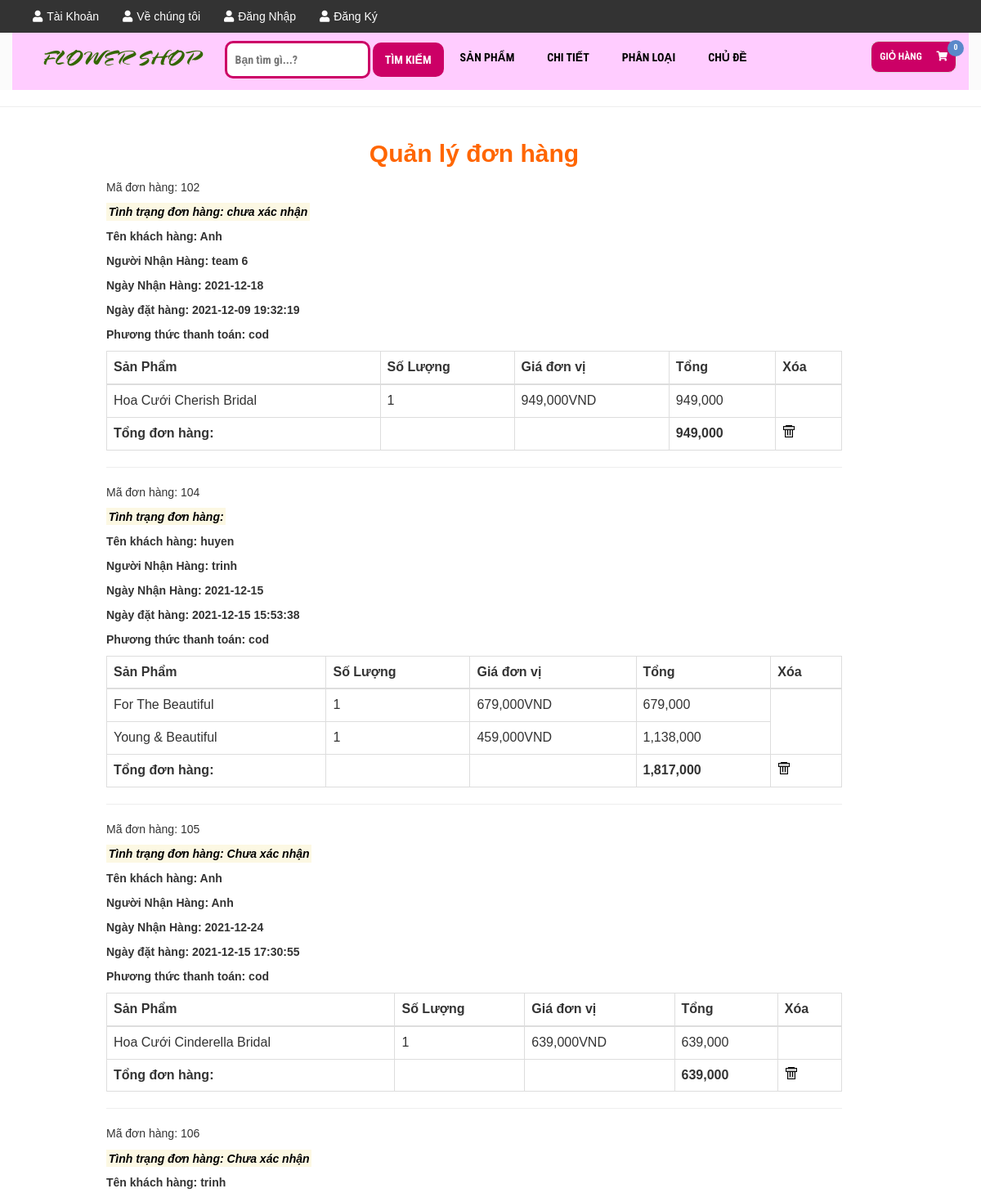
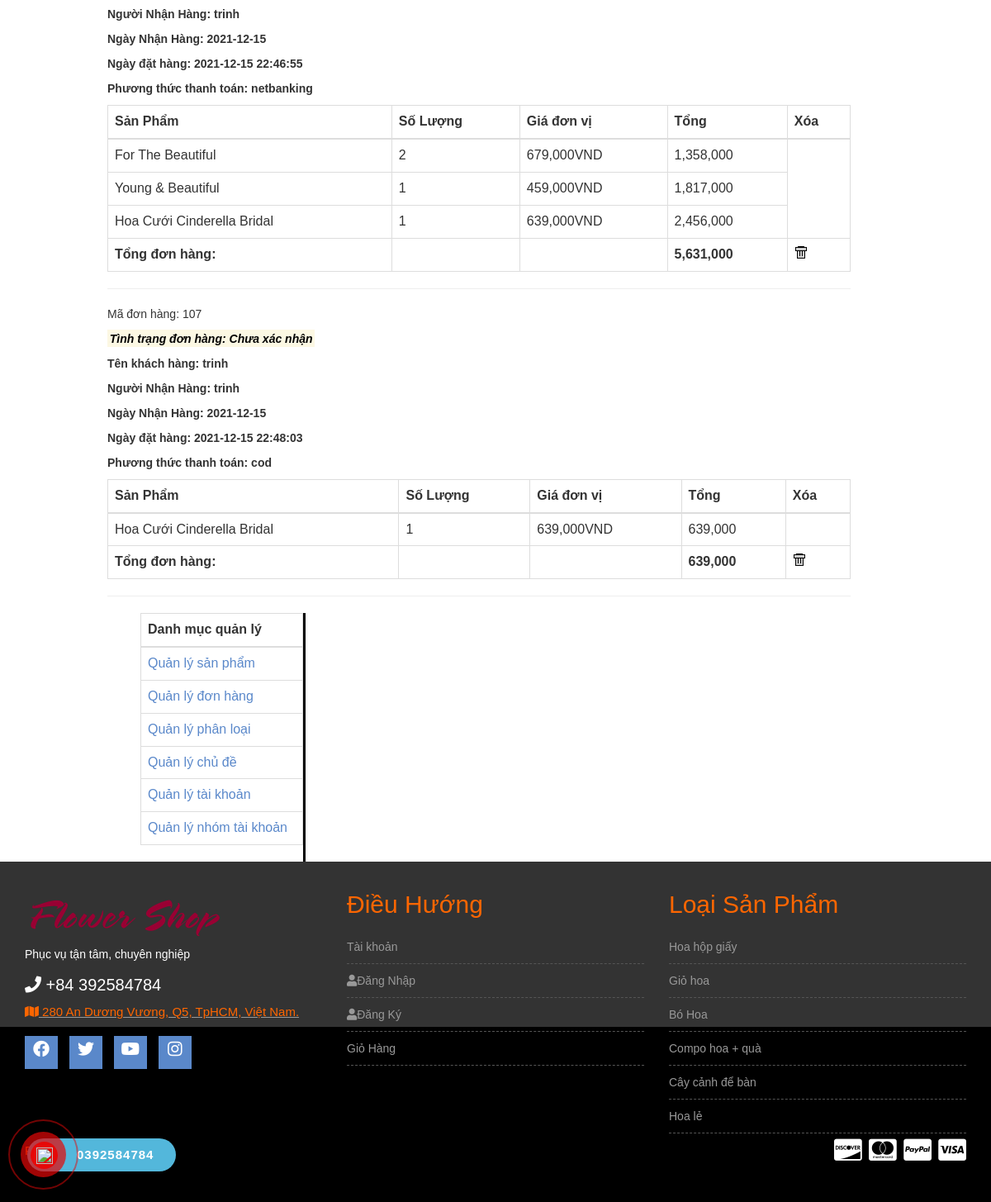
The app's page /admin.php?mod=order&act=manage with its own data (2 pictures, top to bottom).
### tables this page shows
CREATE TABLE `orders` (
  `OrderID` int(11) NOT NULL,
  `UserID` int(11) NOT NULL,
  `AddedDate` datetime NOT NULL,
  `namere` varchar(400) DEFAULT NULL,
  `Address` varchar(250) DEFAULT NULL,
  `Phone` varchar(20) DEFAULT NULL,
  `reDay` date DEFAULT NULL,
  `Sum` int(11) DEFAULT NULL,
  `Status` text NOT NULL DEFAULT 'Chưa xác nhận',
  `Mode` varchar(400) DEFAULT NULL
);

CREATE TABLE `users` (
  `UserID` int(11) NOT NULL,
  `GroupID` int(11) NOT NULL,
  `FullName` varchar(255) NOT NULL,
  `UserName` varchar(20) NOT NULL,
  `PassWord` varchar(32) NOT NULL,
  `Email` varchar(50) NOT NULL
);

CREATE TABLE `categories` (
  `CategoryID` int(11) NOT NULL,
  `CategoryName` varchar(255) NOT NULL,
  `Position` int(11) DEFAULT 0
);

### Controller/Order/Manage.php (called while the page is built)
<?php
	include_once("Model/Order.php");
	include_once("Model/OrderItem.php");
	$ord = new Order();
	$order = $ord->getOrders();
	$oi = new OrderItem();
	include_once("View/Order/Manage.php");
?>

### Model/Order.php (called while the page is built, shortened)
<?php
include_once("DataProvider.php");
include_once("OrderItem.php");
class Order{
	private $da;
	function __construct(){
		$this->da = new DataProvider();
	}
	function getOrders(){
		$sql = "Select * from orders o join users u on o.UserID = u.UserID";
		return $this->da->FetchAll($sql);
	}
}
?>

### Model/DataProvider.php (called while the page is built, shortened)
<?php
	class DataProvider{
		private $link;
		function __construct()
		{
			$this->link=mysqli_connect("localhost","root","","webdack");
		}
		function ExecuteQuery($sql)
		{
			mysqli_query($this->link,"set names utf8");
			return mysqli_query($this->link, $sql);
		}
		function FetchAll($sql){
			$arr=array();
			$r = $this->ExecuteQuery($sql);
			while($row = mysqli_fetch_assoc($r)){
				$arr[]=$row;
			}
			return $arr;
		}
	}
?>

### Model/OrderItem.php (called while the page is built, shortened)
<?php
include_once("DataProvider.php");
class OrderItem{
	private $da;
	function __construct(){
		$this->da = new DataProvider();
	}
	function GetOrderItemByOrder($orderID){
		$sql="Select orderitems.ProductID,ProductName,Price, orderitems.Quantity from orderitems inner join products on orderitems.ProductID=products.ProductID where OrderID=$orderID ORDER BY OrderID desc";
		return $this->da->FetchAll($sql);
	}
}
?>

### Controller/Category/Categoryfooter.php (called while the page is built)
<?php
	include_once("Model/Category.php");
	$cate = new Category;
	$result = $cate->getCategory();
	include("View/Category/Categoryfooter.php");
?>

### Model/Category.php (called while the page is built, shortened)
<?php
	include_once("Model/DataProvider.php");
	class Category{
		private $da;
		function __construct(){
			$this->da=new DataProvider();
		}
		function getCategory(){
			$sql= "Select * from categories";
			return $this->da->FetchAll($sql);
		}
	}
?>

### Controller/Category/Category.php (called while the page is built)
<?php
	include_once("Model/Category.php");
	$cate = new Category();
	$result = $cate->getCategory();
	include_once("View/Category/Category.php");
?>

### View/Order/Manage.php (the view, shortened to what this page needs)
<br>
<div style="width: 900px; float: right;margin-right: 170px">
<center><h2><a style="color: #ff6600;font-weight: bold;font-size: 30px;"href="admin.php?mod=order&act=manage">Quản lý đơn hàng</a></h2></center>
	<p>
		<?php
		foreach($order as $row)
		{
			$sum = 0;
			$sumOrder = 0;
			echo "<p>Mã đơn hàng: $row[OrderID]</p>";
			echo "<p> <i> <strong> <mark> Tình trạng đơn hàng: $row[Status] </mark> </strong> </i></p>";
			echo "<p><b>Tên khách hàng: $row[FullName]</b></p>";
			echo "<p> <b>Người Nhận Hàng: $row[namere]</b></p>";
			echo "<p> <b>Ngày Nhận Hàng: $row[reDay]</b></p>";
			echo "<p><b>Ngày đặt hàng: $row[AddedDate]</b></p>";
			echo "<p><b> Phương thức thanh toán: $row[Mode]</b></p>";
			$item = $oi->GetOrderItemByOrder($row['OrderID']); ?>
			<table class="table table-bordered">
				<thead>
					<tr>
					<th scope="col">Sản Phẩm</th>
					<th scope="col">Số Lượng</th>
					<th scope="col">Giá đơn vị</th>
					<th scope="col">Tổng</th>
					<th scope="col">Xóa</th>
					</tr>
				</thead>
				<tbody>
			<?php
				foreach ($item as $rowitem) { ?>
						<?php
						$sum+=$rowitem['Quantity']*$rowitem['Price'];
						$count = 0; ?>
							<tr>
								<td><?= $rowitem['ProductName'] ?></td>
								<td><?= $rowitem['Quantity'] ?></td>
								<td><?=  number_format($rowitem['Price'],0)."VND" ?></td>
								<td><?= number_format($sum,0) ?></td>
							</tr>
							<?php
							$sumOrder+= $sum;
						} ?>
					<tr>
						<td style="font-weight: bolder;">Tổng đơn hàng:</td>
						<td></td>
						<td></td>
						<td style="font-weight: bolder;"><?= number_format($sumOrder,0) ?></td>
						<td><?= "<a href=\"admin.php?mod=order&act=delete&id=$row[OrderID]\" onclick=\"return IsDelete()\">" ?><img src="Images/Delete.gif" /></a></td>
					</tr>
				</tbody>
			</table>
			<?= "<hr/>"; ?>
		<?php } ?>
		</div>
</div>

### View/Category/Categoryfooter.php
<?php
    foreach ($result as $row) {
    	echo "<li><a href=\"index.php?mod=category&act=resultcategory&id={$row['CategoryID']}\">{$row['CategoryName']}</a></li>";
    }
?>

### records on screen
orders: OrderID "102", Status "chưa xác nhận", UserID.FullName "Anh", namere "team 6", reDay "2021-12-18", AddedDate "2021-12-09 19:32:19", Mode "cod", ProductName "Hoa Cưới Cherish Bridal", Quantity "1", Price "949,000", sum "949,000", sumOrder "949,000"
orders: OrderID "104", UserID.FullName "huyen", namere "trinh", reDay "2021-12-15", AddedDate "2021-12-15 15:53:38", Mode "cod", ProductName "For The Beautiful", Quantity "1", Price "679,000", sum "679,000", ProductName "Young & Beautiful", Price "459,000", sum "1,138,000", sumOrder "1,817,000"
orders: OrderID "105", Status "Chưa xác nhận", UserID.FullName "Anh", namere "Anh", reDay "2021-12-24", AddedDate "2021-12-15 17:30:55", Mode "cod", ProductName "Hoa Cưới Cinderella Bridal", Quantity "1", Price "639,000", sum "639,000", sumOrder "639,000"
orders: OrderID "106", Status "Chưa xác nhận", UserID.FullName "trinh", namere "trinh", reDay "2021-12-15", AddedDate "2021-12-15 22:46:55", Mode "netbanking", ProductName "For The Beautiful", Quantity "2", Price "679,000", sum "1,358,000", ProductName "Young & Beautiful", Quantity "1", Price "459,000", sum "1,817,000", ProductName "Hoa Cưới Cinderella Bridal", Price "639,000", sum "2,456,000", sumOrder "5,631,000"
orders: OrderID "107", Status "Chưa xác nhận", UserID.FullName "trinh", namere "trinh", reDay "2021-12-15", AddedDate "2021-12-15 22:48:03", Mode "cod", ProductName "Hoa Cưới Cinderella Bridal", Quantity "1", Price "639,000", sum "639,000", sumOrder "639,000"
categories: CategoryName "Hoa hộp giấy"
categories: CategoryName "Giỏ hoa"
categories: CategoryName "Bó Hoa"
categories: CategoryName "Compo hoa + quà"
categories: CategoryName "Cây cảnh để bàn"
categories: CategoryName "Hoa lẻ"
